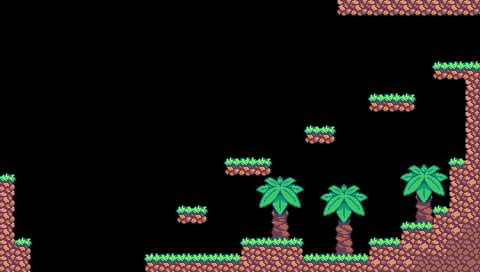

Tiled map render using the project's own tile images. Description and the whole map definition, tile-layer contents included, below:
An orthogonal 30x17 tile map with 16x16 px tiles, 3 tile layers (grassBg, fernTree, grass), 4 tilesets.

<map version="1.0" tiledversion="1.1.1" orientation="orthogonal" renderorder="right-down" width="30" height="17" tilewidth="16" tileheight="16" infinite="0" nextobjectid="1">
 <properties>
  <property name="background" type="file" value="../../../images/backgrounds/grassland.png" />
  <property name="bottomMap" value="levels/RPG/grassland/main1" />
  <property name="leftMap" value="levels/RPG/grassland/secret1" />
  <property name="rightMap" value="levels/RPG/glacier/introduction1" />
 </properties>
 <tileset firstgid="1" source="../../tiles/grass.tsx" />
 <tileset firstgid="37" source="../../tiles/player.tsx" />
 <tileset firstgid="38" source="../../tiles/grassBg.tsx" />
 <tileset firstgid="42" source="../../tiles/fernTree.tsx" />
 <layer name="grassBg" width="30" height="17">
  <data encoding="csv">
0,0,0,0,0,0,0,0,0,0,0,0,0,0,0,0,0,0,0,0,0,0,0,0,0,0,0,0,0,0,
0,0,0,0,0,0,0,0,0,0,0,0,0,0,0,0,0,0,0,0,0,0,0,0,0,0,0,0,0,0,
0,0,0,0,0,0,0,0,0,0,0,0,0,0,0,0,0,0,0,0,0,0,0,0,0,0,0,0,0,0,
0,0,0,0,0,0,0,0,0,0,0,0,0,0,0,0,0,0,0,0,0,0,0,0,0,0,0,40,38,38,
0,0,0,0,0,0,0,0,0,0,0,0,0,0,0,0,0,0,0,0,0,0,0,0,0,0,0,0,0,0,
0,0,0,0,0,0,0,0,0,0,0,0,0,0,0,0,0,0,0,0,0,0,0,40,38,40,0,0,0,0,
0,0,0,0,0,0,0,0,0,0,0,0,0,0,0,0,0,0,0,0,0,0,0,0,0,0,0,0,0,0,
0,0,0,0,0,0,0,0,0,0,0,0,0,0,0,0,0,0,0,40,40,0,0,0,0,0,0,0,0,0,
0,0,0,0,0,0,0,0,0,0,0,0,0,0,0,0,0,0,0,0,0,0,0,0,0,0,0,0,0,0,
0,0,0,0,0,0,0,0,0,0,0,0,0,0,40,38,40,0,0,0,0,0,0,0,0,0,0,0,40,0,
40,0,0,0,0,0,0,0,0,0,0,0,0,0,0,0,0,0,0,0,0,0,0,0,0,0,0,0,0,0,
0,0,0,0,0,0,0,0,0,0,0,0,0,0,0,0,0,0,0,0,0,0,0,0,0,0,0,0,0,0,
0,0,0,0,0,0,0,0,0,0,0,40,40,0,0,0,0,0,0,0,0,0,0,0,0,0,0,40,0,0,
0,0,0,0,0,0,0,0,0,0,0,0,0,0,0,0,0,0,0,0,0,0,0,0,0,40,38,0,0,0,
0,40,0,0,0,0,0,0,0,0,0,0,0,0,0,40,38,38,40,0,0,0,0,40,38,0,0,0,0,0,
0,0,0,0,0,0,0,0,0,0,38,38,38,38,38,0,0,0,0,0,38,38,0,0,0,0,0,0,0,0,
0,0,0,0,0,0,0,0,0,0,0,0,0,0,0,0,0,0,0,0,0,0,0,0,0,0,0,0,0,0
</data>
 </layer>
 <layer name="fernTree" width="30" height="17">
  <data encoding="csv">
0,0,0,0,0,0,0,0,0,0,0,0,0,0,0,0,0,0,0,0,0,0,0,0,0,0,0,0,0,0,
0,0,0,0,0,0,0,0,0,0,0,0,0,0,0,0,0,0,0,0,0,0,0,0,0,0,0,0,0,0,
0,0,0,0,0,0,0,0,0,0,0,0,0,0,0,0,0,0,0,0,0,0,0,0,0,0,0,0,0,0,
0,0,0,0,0,0,0,0,0,0,0,0,0,0,0,0,0,0,0,0,0,0,0,0,0,0,0,0,0,0,
0,0,0,0,0,0,0,0,0,0,0,0,0,0,0,0,0,0,0,0,0,0,0,0,0,0,0,0,0,0,
0,0,0,0,0,0,0,0,0,0,0,0,0,0,0,0,0,0,0,0,0,0,0,0,0,0,0,0,0,0,
0,0,0,0,0,0,0,0,0,0,0,0,0,0,0,0,0,0,0,0,0,0,0,0,0,0,0,0,0,0,
0,0,0,0,0,0,0,0,0,0,0,0,0,0,0,0,0,0,0,0,0,0,0,0,0,0,0,0,0,0,
0,0,0,0,0,0,0,0,0,0,0,0,0,0,0,0,0,0,0,0,0,0,0,0,0,0,0,0,0,0,
0,0,0,0,0,0,0,0,0,0,0,0,0,0,0,0,0,0,0,0,0,0,0,0,0,0,0,0,0,0,
0,0,0,0,0,0,0,0,0,0,0,0,0,0,0,0,0,0,0,0,0,0,0,0,0,0,0,0,0,0,
0,0,0,0,0,0,0,0,0,0,0,0,0,0,0,0,0,0,0,0,0,0,0,0,0,0,0,0,0,0,
0,0,0,0,0,0,0,0,0,0,0,0,0,0,0,0,0,0,0,0,0,0,0,0,0,0,0,0,0,0,
0,0,0,0,0,0,0,0,0,0,0,0,0,0,0,0,0,0,0,0,0,0,0,0,0,45,0,0,0,0,
0,0,0,0,0,0,0,0,0,0,0,0,0,0,0,0,44,0,0,0,0,0,0,0,0,0,0,0,0,0,
0,0,0,0,0,0,0,0,0,0,0,0,0,0,0,0,0,0,0,0,42,0,0,0,0,0,0,0,0,0,
0,0,0,0,0,0,0,0,0,0,0,0,0,0,0,0,0,0,0,0,0,0,0,0,0,0,0,0,0,0
</data>
 </layer>
 <layer name="grass" width="30" height="17">
  <data encoding="csv">
0,0,0,0,0,0,0,0,0,0,0,0,0,0,0,0,0,0,0,0,0,20,21,21,21,21,21,21,21,21,
0,0,0,0,0,0,0,0,0,0,0,0,0,0,0,0,0,0,0,0,0,0,0,0,0,0,0,0,0,0,
0,0,0,0,0,0,0,0,0,0,0,0,0,0,0,0,0,0,0,0,0,0,0,0,0,0,0,0,0,0,
0,0,0,0,0,0,0,0,0,0,0,0,0,0,0,0,0,0,0,0,0,0,0,0,0,0,0,26,25,25,
0,0,0,0,0,0,0,0,0,0,0,0,0,0,0,0,0,0,0,0,0,0,0,0,0,0,0,2,3,9,
0,0,0,0,0,0,0,0,0,0,0,0,0,0,0,0,0,0,0,0,0,0,0,26,25,26,0,0,0,14,
0,0,0,0,0,0,0,0,0,0,0,0,0,0,0,0,0,0,0,0,0,0,0,2,3,4,0,0,0,14,
0,0,0,0,0,0,0,0,0,0,0,0,0,0,0,0,0,0,0,26,26,0,0,0,0,0,0,0,0,14,
0,0,0,0,0,0,0,0,0,0,0,0,0,0,0,0,0,0,0,2,4,0,0,0,0,0,0,0,0,14,
0,0,0,0,0,0,0,0,0,0,0,0,0,0,26,25,26,0,0,0,0,0,0,0,0,0,0,0,26,14,
26,0,0,0,0,0,0,0,0,0,0,0,0,0,2,3,4,0,0,0,0,0,0,0,0,0,0,0,8,15,
10,0,0,0,0,0,0,0,0,0,0,0,0,0,0,0,0,0,0,0,0,0,0,0,0,0,0,0,14,27,
16,0,0,0,0,0,0,0,0,0,0,26,26,0,0,0,0,0,0,0,0,0,0,0,0,0,0,26,14,15,
16,0,0,0,0,0,0,0,0,0,0,2,4,0,0,0,0,0,0,0,0,0,0,0,0,26,25,8,27,15,
16,26,0,0,0,0,0,0,0,0,0,0,0,0,0,26,25,25,26,0,0,0,0,26,25,8,9,15,27,31,
11,10,0,0,0,0,0,0,0,25,25,25,25,25,25,8,9,9,10,25,25,25,25,8,9,27,27,15,31,31,
15,16,0,0,0,0,0,0,0,8,9,9,9,9,9,15,15,15,15,9,9,9,9,27,27,27,31,31,31,28
</data>
 </layer>
</map>
